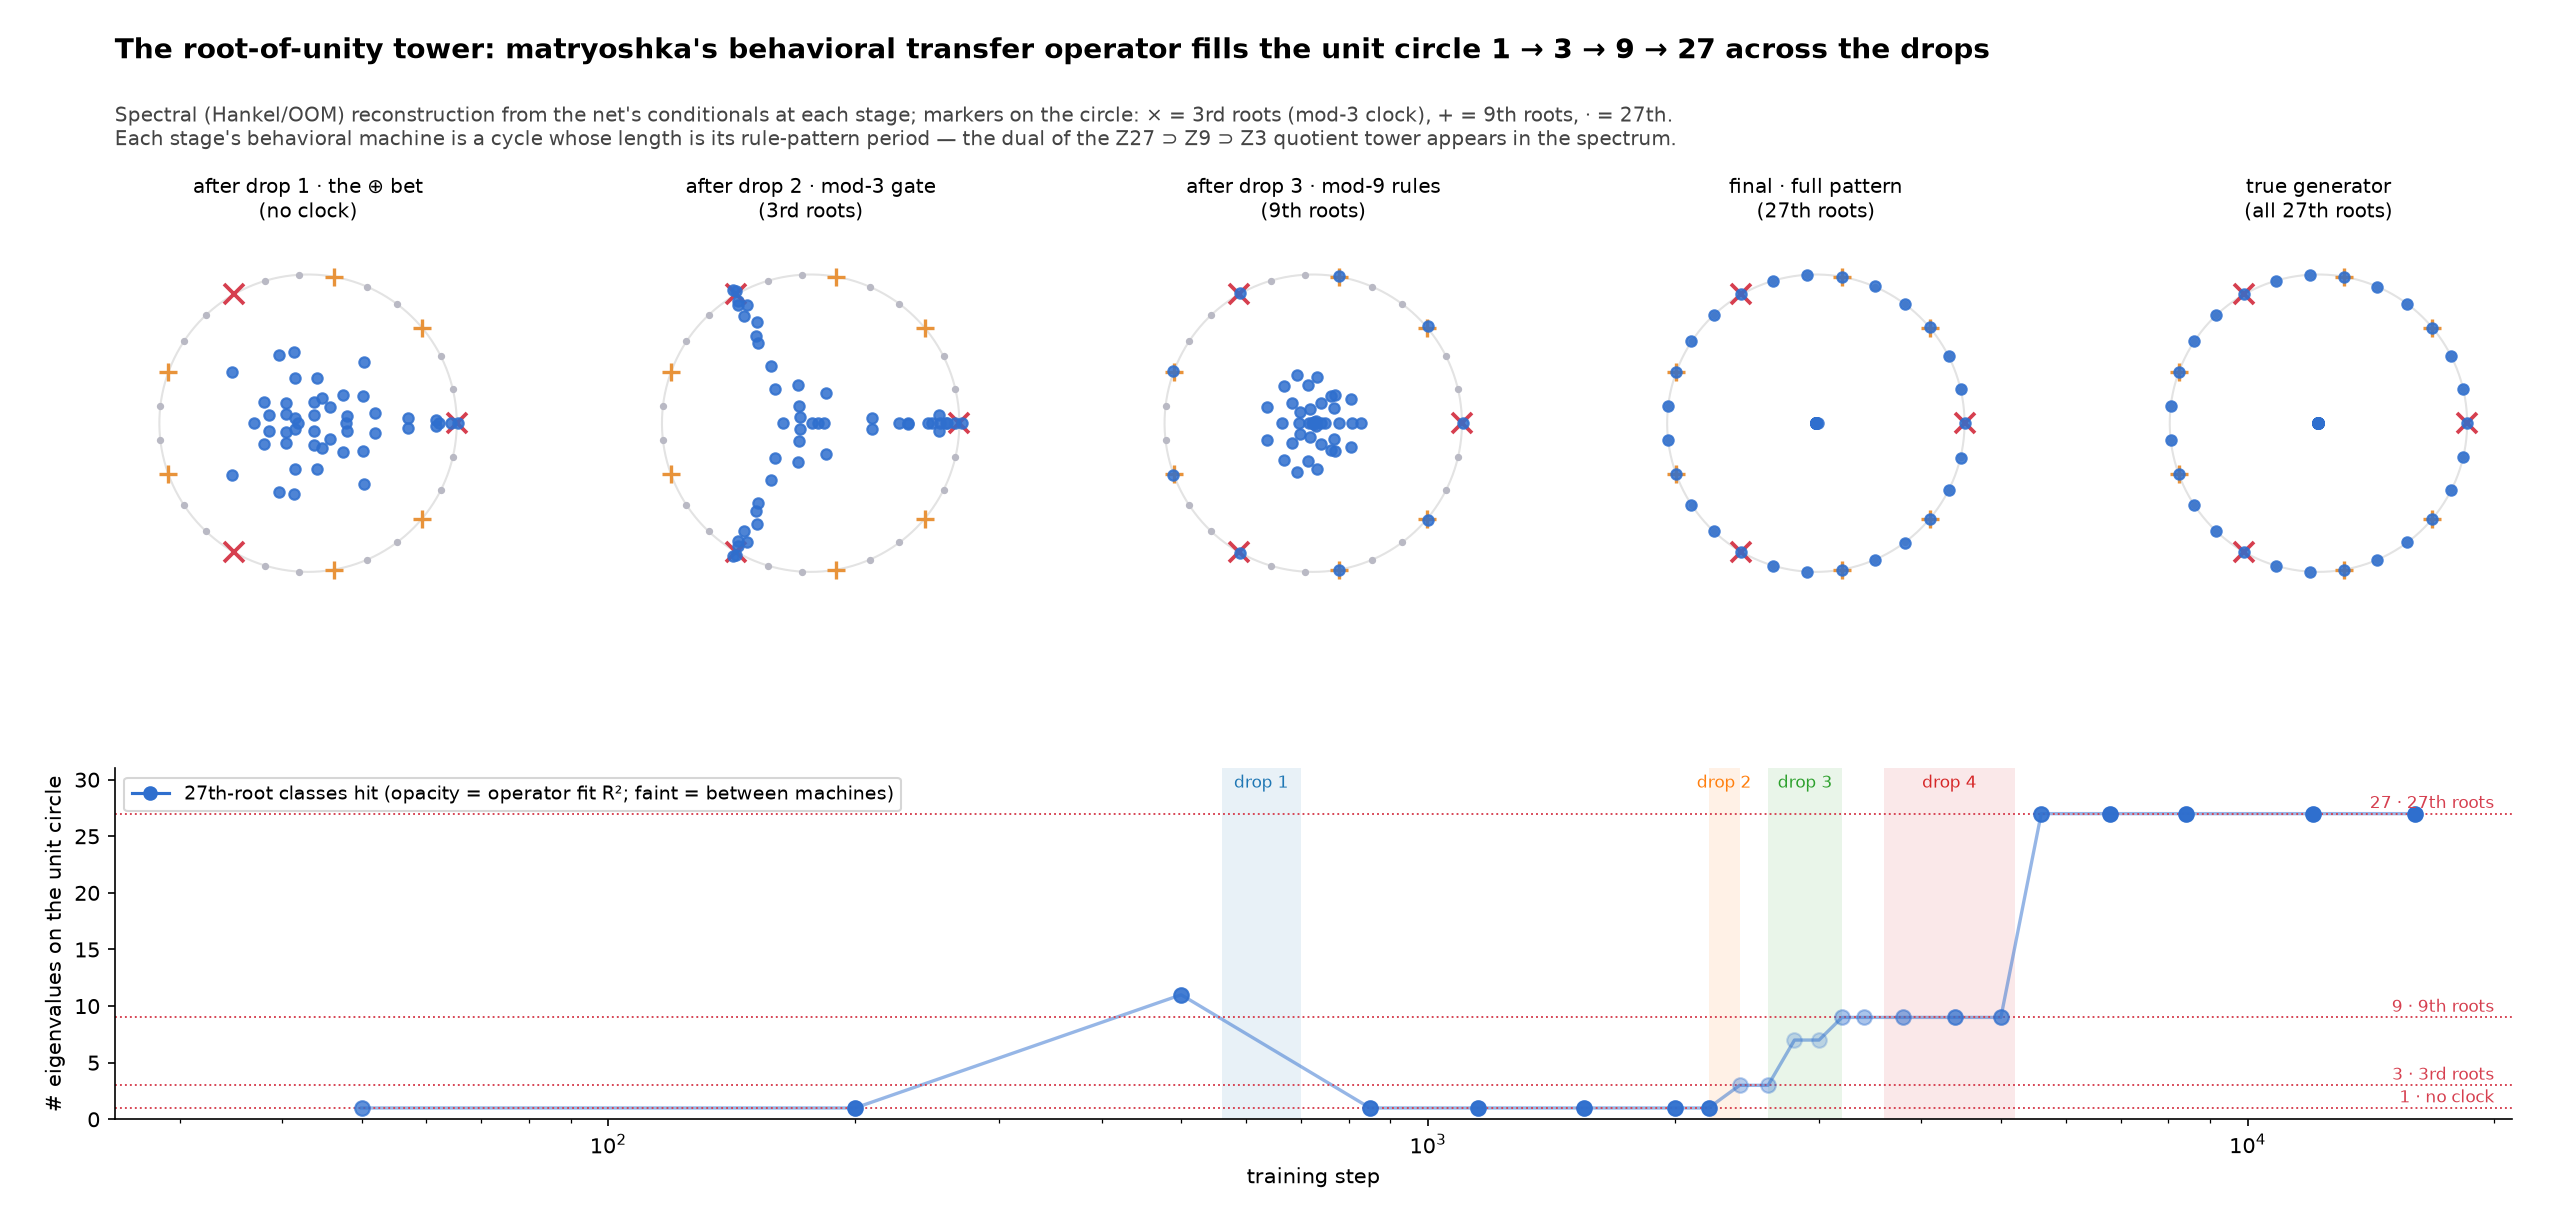

Write Python code to recreate this figure.
"""Figure: the root-of-unity tower in matryoshka's behavioral transfer operator."""
import json, os
import numpy as np
import matplotlib
matplotlib.use("Agg")
import matplotlib.pyplot as plt

base = os.path.dirname(os.path.abspath(__file__))
d = json.load(open(os.path.join(base, "runs", "m27_nl6_seed1", "hankel27.json")))

fig = plt.figure(figsize=(17, 8.2), facecolor="white")
gs = fig.add_gridspec(2, 5, height_ratios=[1.15, 1], hspace=0.38, wspace=0.3,
                      left=0.045, right=0.985, top=0.82, bottom=0.09)

PANELS = [("post-drop1 (1000)", "after drop 1 · the ⊕ bet\n(no clock)"),
          ("post-drop2 (2600)", "after drop 2 · mod-3 gate\n(3rd roots)"),
          ("post-drop3 (3400)", "after drop 3 · mod-9 rules\n(9th roots)"),
          ("final (16000)", "final · full pattern\n(27th roots)")]
th = np.linspace(0, 2 * np.pi, 300)

def circle_panel(ax, evals, title):
    ax.plot(np.cos(th), np.sin(th), color="#e3e3e3", lw=1)
    for k in range(27):
        a = 2 * np.pi * k / 27
        if k % 9 == 0:
            ax.plot(np.cos(a), np.sin(a), "x", color="#d63f4f", ms=10, mew=1.8, zorder=3)
        elif k % 3 == 0:
            ax.plot(np.cos(a), np.sin(a), "+", color="#e8933a", ms=9, mew=1.6, zorder=3)
        else:
            ax.plot(np.cos(a), np.sin(a), ".", color="#b9b9c4", ms=5, zorder=3)
    e = np.array([complex(x, y) for x, y in evals])
    ax.plot(e.real, e.imag, "o", color="#2f6fce", ms=5, alpha=0.85, zorder=4)
    ax.set_xlim(-1.3, 1.3); ax.set_ylim(-1.3, 1.3); ax.set_aspect("equal")
    ax.set_xticks([]); ax.set_yticks([])
    for s in ax.spines.values():
        s.set_visible(False)
    ax.set_title(title, fontsize=9.8)

for i, (key, title) in enumerate(PANELS):
    circle_panel(fig.add_subplot(gs[0, i]), d["stages"][key], title)
circle_panel(fig.add_subplot(gs[0, 4]), d["true"], "true generator\n(all 27th roots)")

ax = fig.add_subplot(gs[1, :])
st = np.array([t["step"] for t in d["traj"]], dtype=float); st[st < 25] = 25
def snapped(entry):
    hit = set()
    for x, y in entry["eigs"]:
        v = complex(x, y)
        if 0.8 < abs(v) < 1.15:
            kk = round(np.angle(v) / (2 * np.pi / 27))
            if abs(np.angle(v) - kk * 2 * np.pi / 27) < 0.25 * 2 * np.pi / 27:
                hit.add(int(kk) % 27)
    return len(hit)
cnt = [snapped(t) for t in d["traj"]]
fr = np.array([t.get("fitr2", 1.0) for t in d["traj"]])
ax.plot(st, cnt, "-", color="#2f6fce", lw=1.6, alpha=0.5, zorder=2)
al = np.clip((fr - 0.94) / 0.06, 0.25, 1.0)
for x, y, a in zip(st, cnt, al):
    ax.plot(x, y, "o", color="#2f6fce", ms=7, alpha=float(a), zorder=3)
ax.plot([], [], "o-", color="#2f6fce",
        label="27th-root classes hit (opacity = operator fit R²; faint = between machines)")
for lv, lab in [(1, "no clock"), (3, "3rd roots"), (9, "9th roots"), (27, "27th roots")]:
    ax.axhline(lv, color="#d63f4f", ls=":", lw=0.9)
    ax.text(20000, lv + 0.5, f"{lv} · {lab}", fontsize=8.4, color="#d63f4f", ha="right")
for i, (a, b) in enumerate([(560, 700), (2200, 2400), (2600, 3200), (3600, 5200)]):
    ax.axvspan(a, b, color=f"C{i}", alpha=0.10, lw=0)
    ax.text((a * b) ** 0.5, 29.3, f"drop {i+1}", fontsize=8.2, ha="center", color=f"C{i}")
ax.set_xscale("log"); ax.set_xlim(25, 21000); ax.set_ylim(0, 31)
ax.set_xlabel("training step", fontsize=10)
ax.set_ylabel("# eigenvalues on the unit circle", fontsize=10)
ax.legend(fontsize=9, loc="upper left")
ax.spines[["top", "right"]].set_visible(False)

fig.suptitle("The root-of-unity tower: matryoshka's behavioral transfer operator fills the unit circle 1 → 3 → 9 → 27 across the drops",
             fontsize=13.5, fontweight="bold", x=0.045, ha="left", y=0.97)
fig.text(0.045, 0.915,
         "Spectral (Hankel/OOM) reconstruction from the net's conditionals at each stage; markers on the circle: × = 3rd roots (mod-3 clock), + = 9th roots, · = 27th.\n"
         "Each stage's behavioral machine is a cycle whose length is its rule-pattern period — the dual of the Z27 ⊃ Z9 ⊃ Z3 quotient tower appears in the spectrum.",
         fontsize=9.4, color="#444", va="top")
fig.savefig(os.path.join(base, "hankel27_fig.png"), dpi=150)
print("saved hankel27_fig.png")
